Frame 1 (no input): blank canvas, image omitted
Frame 60 (the mouse pressed at the canvas centre just before this capture): blank canvas, image omitted
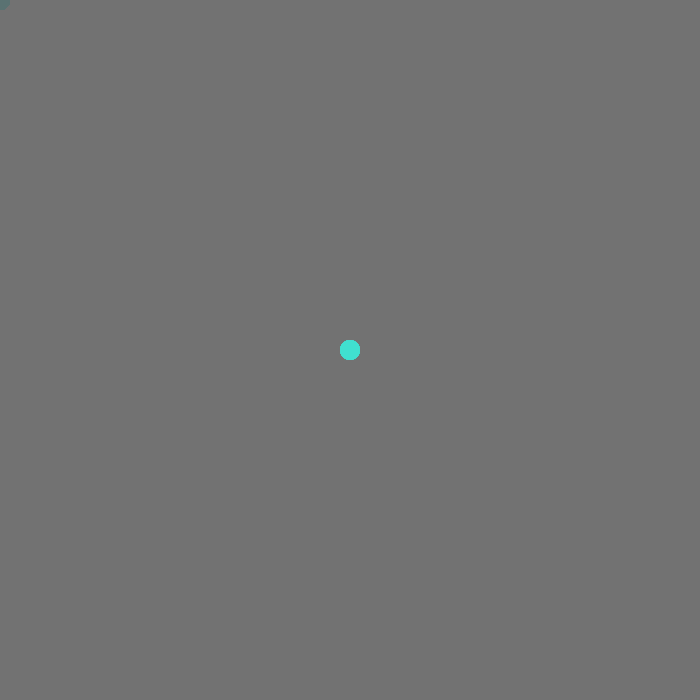
Frame 120 (the mouse held since frame 60 and released just before this capture)

The Processing sketch whose frames 1 and 60 were blank and that drew this single picture after the mouse press (run headless with seeded random() and noise(); from frame 60 on, the mouse is pressed at the canvas centre):

// Processing sketch: processing_172211
// ── processing_172211.pde

// setup - runs one time
void setup()
  {
  // set a stage size of 500 x 500 pixels
  size (700,700);

  // smooth all drawing
  smooth();

  // don't draw an outline around your shapes
  noStroke();

  // draw all ellipses from their center point
  ellipseMode(CENTER);
  }

// draw - runs once a frame
void draw()
  {
  // fill all shapes with a solid black color with a very low opacity
  fill(105,105,105,10);

  // draw a rectangle that fills the whole screen
  // don't draw this rectangle if you don't want to erase the screen each time
  rect(0,0,width,height);

  // fill all shapes with a white color from this point forward
  fill(#40E0D0);

  // draw a small ellipse (20x20) where the mouse is
  ellipse(mouseX, mouseY, 20, 20 );
  }
